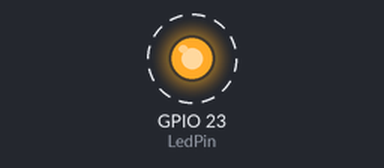
Recording of a program running on a simulated Raspberry Pi (BCM pin numbers). Parts: output pins drawn as LEDs (lit = HIGH). Dashed ring = blinking. What the program prints to the terminal is not drawn.

Above: at 0.5 s.
Timing chart, 0 to 4.6 s (numbered marks = the images above):
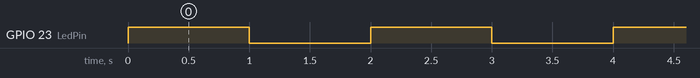

The program:

HudaSkripta2.py
```python
import RPi.GPIO as GPIO
import time

LedPin = 23

GPIO.setmode(GPIO.BCM)

GPIO.setup(LedPin, GPIO.OUT)

while True:
    GPIO.output(LedPin, True)
    print("ON")
    time.sleep(1)
    GPIO.output(LedPin, False)
    print("OFF")
    time.sleep(1)
```

Measured:
- by itself, GPIO 23 (LedPin): alternates HIGH for 1.0 s and LOW for 1.0 s
